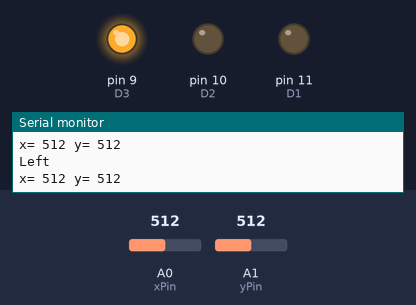
Bench run of a sketch on a simulated Arduino Uno, built with avr-gcc and run on an emulated ATmega328P. Parts: output pins drawn as LEDs (lit = HIGH), the last lines printed to the serial monitor. The test bench sets the inputs (shaded band); at power-on: A0 (xPin) = 512, A1 (yPin) = 512. Pins used as bus, display or sensor lines are not drawn.

Above: at 1.3 s.
1.4 s: A0 (xPin) set to 534
At 2.5 s:
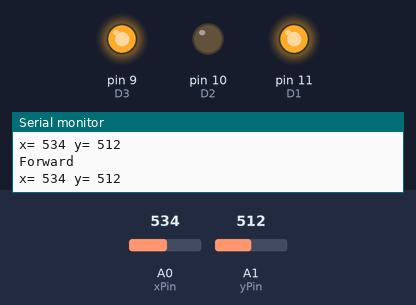
3.5 s: A0 (xPin) set to 450
At 5.2 s:
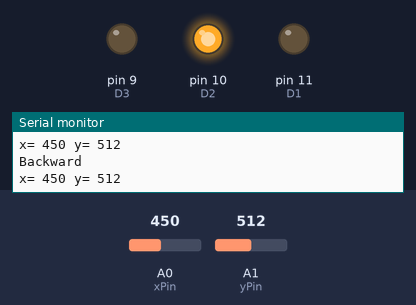
5.5 s: A0 (xPin) set to 478
At 7.0 s:
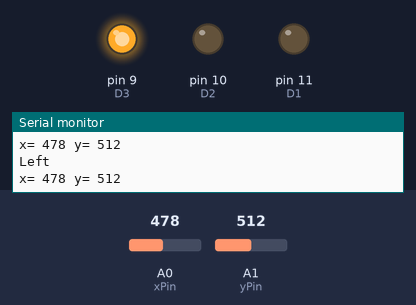
7.5 s: A1 (yPin) set to 484
At 8.6 s:
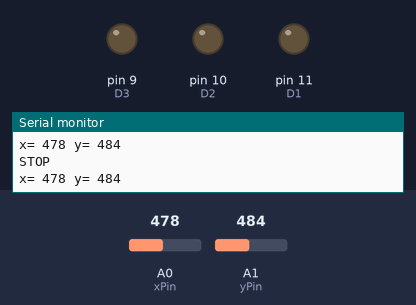
10.0 s: A1 (yPin) set to 410
At 11.7 s:
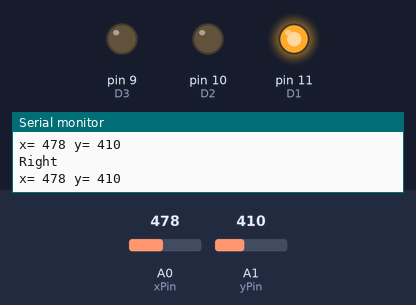
12.0 s: A1 (yPin) set to 430
At 13.4 s:
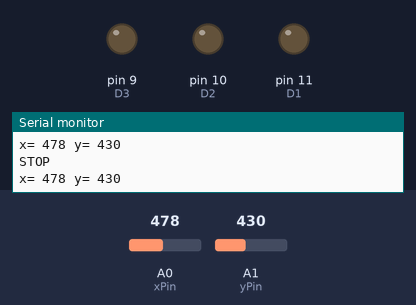
Timing chart, 0 to 15.0 s (numbered marks = the images above; inputs shaded):
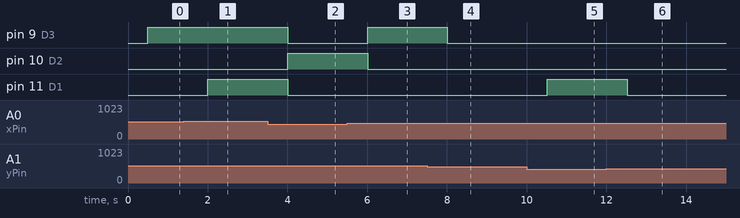

The sketch:

gesture_My.ino
```cpp
int xPin = A0; //X axis input
int yPin = A1; //Y axis input

int D1=11;
int D2=10;
int D3=9;
int D4=8;
long x;  //Variable for storing X Coordinates
long y;  //Variable for storing Y Coordinates
long z;  //Variable for storing Z Coordinates

void setup()
{
  Serial.begin(9600);
  pinMode(D1, OUTPUT);
  pinMode(D2, OUTPUT);
  pinMode(D3, OUTPUT);
  pinMode(D4, OUTPUT);
}
void loop()
{
  x = analogRead(xPin);  //Reads X coordinates
  y = analogRead(yPin);  //Reads Y coordinates
  Serial.print("x= ");
  Serial.print(x);
  Serial.print(" y= ");
  Serial.print(y);
  delay(500);

if(x>525)  //Change the value for adjusting sensitivity
forward();
else if(x<460)  //Change the value for adjusting sensitivity
backward();
else if(y>500)  //Change the value for adjusting sensitivity
left();
else if(y<420)  //Change the value for adjusting sensitivity
right();
else
stop_();
}
void stop_()
{
  Serial.println("");
  Serial.println("STOP");
  digitalWrite(D1, LOW);
  digitalWrite(D2, LOW);
  digitalWrite(D3, LOW);
  digitalWrite(D4, LOW);
}
void forward()
{
  Serial.println("");
  Serial.println("Forward");
  digitalWrite(D1, HIGH);
  digitalWrite(D2, LOW);
  digitalWrite(D3, HIGH);
  digitalWrite(D4, LOW);
}
void backward()
{
  Serial.println("");
  Serial.println("Backward");
  digitalWrite(D1, LOW);
  digitalWrite(D2, HIGH);
  digitalWrite(D3, LOW);
  digitalWrite(D4, HIGH);
}
void left()
{
  Serial.println("");
  Serial.println("Left");
  digitalWrite(D1, LOW);
  digitalWrite(D2, LOW);
  digitalWrite(D3, HIGH);
  digitalWrite(D4, LOW);
}
void right()
{
  Serial.println("");
  Serial.println("Right");
  digitalWrite(D1, HIGH);
  digitalWrite(D2, LOW);

  digitalWrite(D3, LOW);
  digitalWrite(D4, LOW);
}
```

Measured:
- the behaviour switches between 525 and 526 on A0 (xPin) (found by bisection; images 0 and 1)
- the behaviour switches between 459 and 460 on A0 (xPin) (found by bisection; images 2 and 3)
- the behaviour switches between 501 and 500 on A1 (yPin) (found by bisection; images 3 and 4)
- after the input at 1.4 s, pin 11 (D1): LOW → HIGH after 0.60 s
- after the input at 3.5 s, pin 9 (D3), pin 11 (D1): HIGH → LOW after 0.51 s; pin 10 (D2): LOW → HIGH after 0.51 s
- after the input at 5.5 s, pin 9 (D3): LOW → HIGH after 0.51 s; pin 10 (D2): HIGH → LOW after 0.51 s
- after the input at 7.5 s, pin 9 (D3): HIGH → LOW after 0.51 s
- after the input at 10.0 s, pin 11 (D1): LOW → HIGH after 0.51 s
- after the input at 12.0 s, pin 11 (D1): HIGH → LOW after 0.52 s
